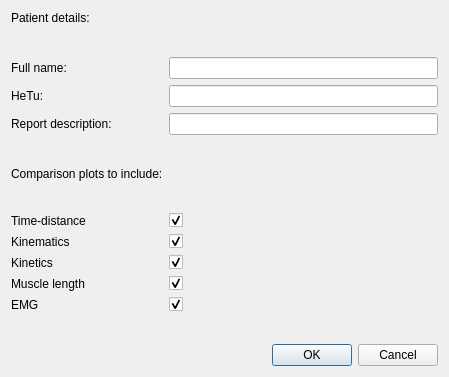
<?xml version="1.0" encoding="UTF-8"?>
<ui version="4.0">
 <class>Dialog</class>
 <widget class="QDialog" name="Dialog">
  <property name="geometry">
   <rect>
    <x>0</x>
    <y>0</y>
    <width>449</width>
    <height>377</height>
   </rect>
  </property>
  <property name="windowTitle">
   <string>Patient details</string>
  </property>
  <layout class="QVBoxLayout" name="verticalLayout">
   <item>
    <layout class="QFormLayout" name="formLayout">
     <item row="0" column="0" colspan="2">
      <widget class="QLabel" name="prompt">
       <property name="font">
        <font>
         <weight>50</weight>
         <bold>false</bold>
        </font>
       </property>
       <property name="text">
        <string>Patient details:</string>
       </property>
       <property name="alignment">
        <set>Qt::AlignLeading|Qt::AlignLeft|Qt::AlignVCenter</set>
       </property>
      </widget>
     </item>
     <item row="1" column="0">
      <spacer name="verticalSpacer">
       <property name="orientation">
        <enum>Qt::Vertical</enum>
       </property>
       <property name="sizeHint" stdset="0">
        <size>
         <width>20</width>
         <height>40</height>
        </size>
       </property>
      </spacer>
     </item>
     <item row="2" column="0">
      <widget class="QLabel" name="label">
       <property name="text">
        <string>Full name:</string>
       </property>
      </widget>
     </item>
     <item row="2" column="1">
      <widget class="QLineEdit" name="lnFullName"/>
     </item>
     <item row="3" column="0">
      <widget class="QLabel" name="label_2">
       <property name="text">
        <string>HeTu:</string>
       </property>
      </widget>
     </item>
     <item row="3" column="1">
      <widget class="QLineEdit" name="lnHetu"/>
     </item>
     <item row="4" column="0">
      <widget class="QLabel" name="label_13">
       <property name="text">
        <string>Report description:</string>
       </property>
      </widget>
     </item>
     <item row="4" column="1">
      <widget class="QLineEdit" name="lnDescription"/>
     </item>
     <item row="5" column="0">
      <spacer name="verticalSpacer_2">
       <property name="orientation">
        <enum>Qt::Vertical</enum>
       </property>
       <property name="sizeHint" stdset="0">
        <size>
         <width>20</width>
         <height>40</height>
        </size>
       </property>
      </spacer>
     </item>
     <item row="6" column="0">
      <widget class="QLabel" name="label_3">
       <property name="font">
        <font>
         <weight>50</weight>
         <bold>false</bold>
        </font>
       </property>
       <property name="text">
        <string>Comparison plots to include:</string>
       </property>
      </widget>
     </item>
     <item row="7" column="0">
      <spacer name="verticalSpacer_3">
       <property name="orientation">
        <enum>Qt::Vertical</enum>
       </property>
       <property name="sizeHint" stdset="0">
        <size>
         <width>20</width>
         <height>40</height>
        </size>
       </property>
      </spacer>
     </item>
     <item row="8" column="0">
      <widget class="QLabel" name="label_11">
       <property name="text">
        <string>Time-distance</string>
       </property>
      </widget>
     </item>
     <item row="8" column="1">
      <widget class="QCheckBox" name="cbTimeDist">
       <property name="text">
        <string/>
       </property>
       <property name="checked">
        <bool>true</bool>
       </property>
      </widget>
     </item>
     <item row="9" column="0">
      <widget class="QLabel" name="label_5">
       <property name="text">
        <string>Kinematics</string>
       </property>
      </widget>
     </item>
     <item row="9" column="1">
      <widget class="QCheckBox" name="cbKinematics">
       <property name="sizePolicy">
        <sizepolicy hsizetype="Minimum" vsizetype="Fixed">
         <horstretch>0</horstretch>
         <verstretch>0</verstretch>
        </sizepolicy>
       </property>
       <property name="layoutDirection">
        <enum>Qt::LeftToRight</enum>
       </property>
       <property name="text">
        <string/>
       </property>
       <property name="checked">
        <bool>true</bool>
       </property>
      </widget>
     </item>
     <item row="10" column="0">
      <widget class="QLabel" name="label_9">
       <property name="text">
        <string>Kinetics</string>
       </property>
      </widget>
     </item>
     <item row="10" column="1">
      <widget class="QCheckBox" name="cbKinetics">
       <property name="sizePolicy">
        <sizepolicy hsizetype="Minimum" vsizetype="Fixed">
         <horstretch>0</horstretch>
         <verstretch>0</verstretch>
        </sizepolicy>
       </property>
       <property name="layoutDirection">
        <enum>Qt::LeftToRight</enum>
       </property>
       <property name="text">
        <string/>
       </property>
       <property name="checked">
        <bool>true</bool>
       </property>
      </widget>
     </item>
     <item row="11" column="0">
      <widget class="QLabel" name="label_6">
       <property name="text">
        <string>Muscle length</string>
       </property>
      </widget>
     </item>
     <item row="11" column="1">
      <widget class="QCheckBox" name="cbMuscleLen">
       <property name="sizePolicy">
        <sizepolicy hsizetype="Minimum" vsizetype="Fixed">
         <horstretch>0</horstretch>
         <verstretch>0</verstretch>
        </sizepolicy>
       </property>
       <property name="layoutDirection">
        <enum>Qt::LeftToRight</enum>
       </property>
       <property name="text">
        <string/>
       </property>
       <property name="checked">
        <bool>true</bool>
       </property>
      </widget>
     </item>
     <item row="12" column="0">
      <widget class="QLabel" name="label_7">
       <property name="text">
        <string>EMG</string>
       </property>
      </widget>
     </item>
     <item row="12" column="1">
      <widget class="QCheckBox" name="cbEMG">
       <property name="sizePolicy">
        <sizepolicy hsizetype="Minimum" vsizetype="Fixed">
         <horstretch>0</horstretch>
         <verstretch>0</verstretch>
        </sizepolicy>
       </property>
       <property name="layoutDirection">
        <enum>Qt::LeftToRight</enum>
       </property>
       <property name="text">
        <string/>
       </property>
       <property name="checked">
        <bool>true</bool>
       </property>
      </widget>
     </item>
     <item row="13" column="0">
      <spacer name="verticalSpacer_4">
       <property name="orientation">
        <enum>Qt::Vertical</enum>
       </property>
       <property name="sizeHint" stdset="0">
        <size>
         <width>20</width>
         <height>40</height>
        </size>
       </property>
      </spacer>
     </item>
    </layout>
   </item>
   <item>
    <widget class="QDialogButtonBox" name="buttonBox">
     <property name="orientation">
      <enum>Qt::Horizontal</enum>
     </property>
     <property name="standardButtons">
      <set>QDialogButtonBox::Cancel|QDialogButtonBox::Ok</set>
     </property>
    </widget>
   </item>
  </layout>
 </widget>
 <resources/>
 <connections>
  <connection>
   <sender>buttonBox</sender>
   <signal>accepted()</signal>
   <receiver>Dialog</receiver>
   <slot>accept()</slot>
   <hints>
    <hint type="sourcelabel">
     <x>248</x>
     <y>254</y>
    </hint>
    <hint type="destinationlabel">
     <x>157</x>
     <y>274</y>
    </hint>
   </hints>
  </connection>
  <connection>
   <sender>buttonBox</sender>
   <signal>rejected()</signal>
   <receiver>Dialog</receiver>
   <slot>reject()</slot>
   <hints>
    <hint type="sourcelabel">
     <x>316</x>
     <y>260</y>
    </hint>
    <hint type="destinationlabel">
     <x>286</x>
     <y>274</y>
    </hint>
   </hints>
  </connection>
 </connections>
</ui>
